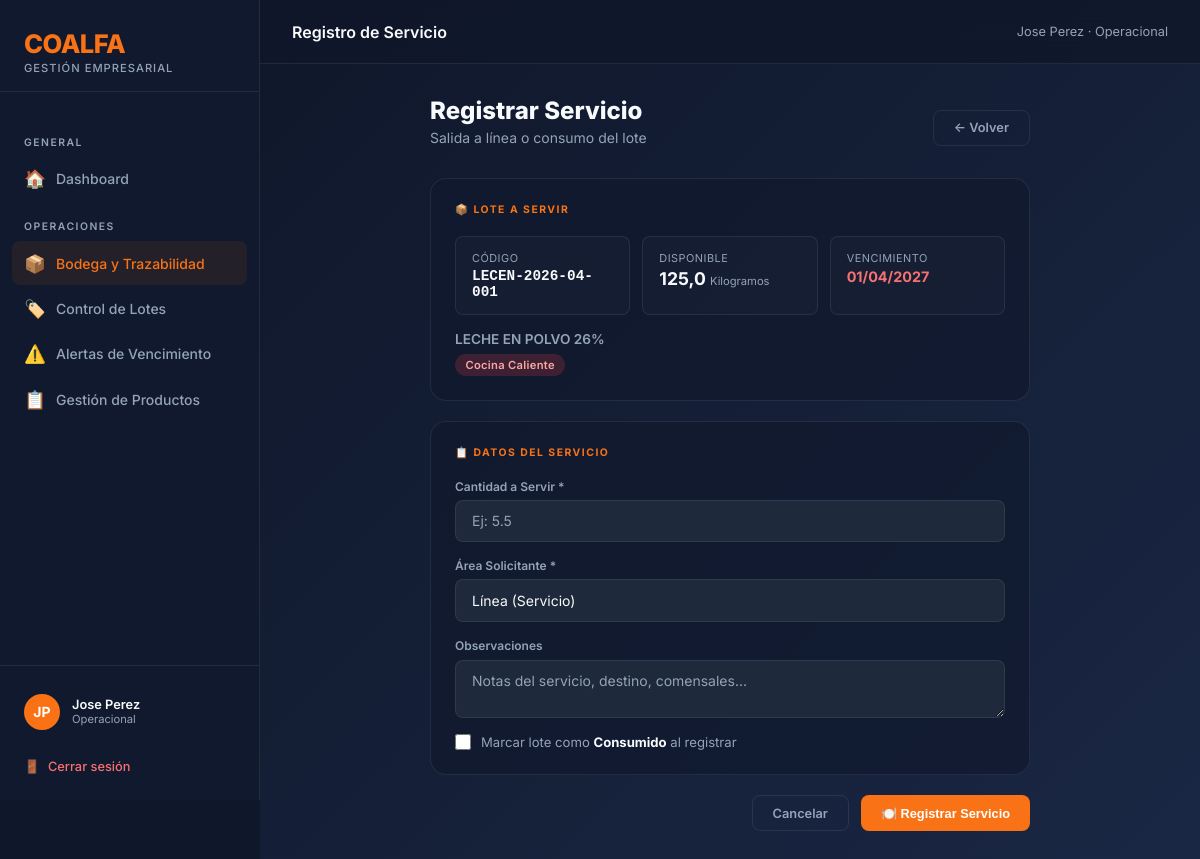
The app's page /inventario/lotes/1024/servicio/ (signed in) with its own data.
### coalfa/models.py (models this page shows, shortened)
class Usuario(AbstractBaseUser, PermissionsMixin):
    ROL_CHOICES = [
        ("ADMIN", "Administrador"),
        ("RRHH", "Recursos Humanos"),
        ("OPERACIONAL", "Operacional"),
        ("GERENTE", "Gerente"),
    ]
    rut = models.CharField(max_length=12, unique=True, verbose_name="RUT", validators=[rut_validator])
    nombre = models.CharField(max_length=60, verbose_name="Nombre")
    apellido = models.CharField(max_length=60, verbose_name="Apellido")
    rol = models.CharField(max_length=15, choices=ROL_CHOICES, default="RRHH", verbose_name="Rol")
    is_active = models.BooleanField(default=True, verbose_name="Activo")
    is_staff = models.BooleanField(default=False, verbose_name="Es staff")
    solicitud_pendiente = models.BooleanField(default=False, verbose_name="Solicitud pendiente de aprobación")
    date_joined = models.DateTimeField(default=timezone.now, verbose_name="Fecha de registro")
    USERNAME_FIELD = "rut"
    REQUIRED_FIELDS = ["nombre", "apellido"]
    objects = UsuarioManager()
    def get_full_name(self):
        return f"{self.nombre} {self.apellido}"
    class Meta:
        verbose_name = "Usuario"
        verbose_name_plural = "Usuarios"

### inventario/models.py (models this page shows, shortened)
class Lote(models.Model):
    UBICACION_CHOICES = [
        ("BODEGA", "Bodega"),
        ("COCINA_FRIA", "Cocina Fría"),
        ("COCINA_CALIENTE", "Cocina Caliente"),
        ("REPOSTERIA", "Repostería"),
        ("PANADERIA", "Panadería"),
        ("COLACION", "Colación"),
        ("LINEA", "Línea (Servicio)"),
        ("OTRO", "Otro"),
    ]
    ESTADO_CHOICES = [
        ("ACTIVO", "Activo"),
        ("CONSUMIDO", "Consumido"),
        ("VENCIDO", "Vencido"),
        ("DESCARTADO", "Descartado"),
    ]
    PROCESO_CHOICES = [
        ("RECEPCION", "Recepción de Bodega"),
        ("MARINADO", "Marinado"),
        ("PORCIONADO", "Porcionado"),
        ("COCCION", "Cocción"),
        ("PREPARACION", "Preparación / Mezcla"),
        ("HORNEADO", "Horneado"),
        ("ENFRIADO", "Enfriado"),
        ("OTRO", "Otro"),
    ]
    producto = models.ForeignKey(Producto, on_delete=models.PROTECT, related_name="lotes")
    proveedor = models.ForeignKey(
        Proveedor, on_delete=models.SET_NULL, null=True, blank=True, related_name="lotes"
    )
    numero_lote = models.CharField(max_length=60, unique=True, blank=True)
    numero_lote_proveedor = models.CharField(
        max_length=80, blank=True, verbose_name="Lote del Proveedor"
    )
    numero_guia = models.CharField(
        max_length=80, blank=True, verbose_name="Nº Guía / Factura"
    )
    cantidad = models.FloatField()
    precio_unitario = models.FloatField(default=0, help_text="Costo por unidad de medida")
    fecha_recepcion = models.DateField()
    fecha_vencimiento = models.DateField()
    temperatura_recepcion = models.FloatField(
        null=True, blank=True, verbose_name="Temperatura recepción (°C)"
    )
    proceso = models.CharField(
        max_length=20,
        choices=PROCESO_CHOICES,
        default="RECEPCION",
        verbose_name="Proceso de origen",
    )
    lotes_padres = models.ManyToManyField(
        "self",
        symmetrical=False,
        blank=True,
        related_name="lotes_hijos",
        verbose_name="Lotes de origen (insumos)",
    )
    ubicacion_actual = models.CharField(
        max_length=30, choices=UBICACION_CHOICES, default="BODEGA"
    )
    ubicacion_detalle = models.CharField(
        max_length=100, blank=True, help_text="Ej: Pasillo 2, Estante B"
    )
    estado = models.CharField(
        max_length=12, choices=ESTADO_CHOICES, default="ACTIVO", db_index=True
    )
    responsable_registro = models.CharField(
        max_length=100, blank=True, verbose_name="Responsable de registro"
    )
    observaciones = models.TextField(blank=True)
    fecha_registro = models.DateTimeField(auto_now_add=True)
    class Meta:
        verbose_name = "Lote"
        verbose_name_plural = "Lotes"
        ordering = ["fecha_vencimiento"]

class Producto(models.Model):
    UNIDAD_CHOICES = [
        ("KG", "Kilogramos"),
        ("G", "Gramos"),
        ("L", "Litros"),
        ("ML", "Mililitros"),
        ("UN", "Unidades"),
        ("CAJA", "Cajas"),
    ]
    CATEGORIA_CHOICES = [
        ("ABARROTES", "Abarrotes"),
        ("CARNES", "Carnes y Aves"),
        ("PESCADOS", "Pescados y Mariscos"),
        ("LACTEOS", "Lácteos y Huevos"),
        ("FRUTAS", "Frutas y Verduras"),
        ("CONGELADOS", "Congelados"),
        ("BEBIDAS", "Bebidas"),
        ("LIMPIEZA", "Aseo y Limpieza"),
        ("VESTUARIO", "Vestuario / Ropa"),
        ("EPP", "Elementos de Protección Personal"),
        ("OTRO", "Otros"),
    ]
    nombre = models.CharField(max_length=150)
    talla = models.CharField(max_length=50, blank=True)
    descripcion = models.TextField(blank=True)
    categoria = models.CharField(max_length=20, choices=CATEGORIA_CHOICES, default="OTRO")
    unidad_medida = models.CharField(max_length=5, choices=UNIDAD_CHOICES, default="KG")
    stock_minimo = models.FloatField(default=0, help_text="Alerta cuando el stock total baje de este valor")
    temperatura_min = models.FloatField(null=True, blank=True, help_text="°C (opcional)")
    temperatura_max = models.FloatField(null=True, blank=True, help_text="°C (opcional)")
    class Meta:
        verbose_name = "Producto"
        verbose_name_plural = "Productos"
        ordering = ["nombre"]
        unique_together = ["nombre", "talla"]

### inventario/views.py (the view, shortened to what this page needs)
# urls.py: path("lotes/<int:pk>/servicio/", views.registrar_servicio, name="inventario_registrar_servicio"),
@operacional_required
def registrar_servicio(request, pk):
    lote = get_object_or_404(Lote, pk=pk)
    return render(request, "inventario/servicio_lote.html", {
        "lote": lote,
        "ubicaciones": Lote.UBICACION_CHOICES,
    })

### coalfa/context_processors.py (called while the page is built)
def solicitudes_pendientes(request):
    if request.user.is_authenticated and getattr(request.user, 'rol', None) == 'ADMIN':
        count = Usuario.objects.filter(solicitud_pendiente=True).count()
        return {'solicitudes_count': count}
    return {}

### inventario/templates/inventario/servicio_lote.html (shortened to what this page needs)
{% extends 'base.html' %}
{% block topbar_title %}Registro de Servicio{% endblock %}
{% block nav_inventario %}active{% endblock %}
{% block content %}
<div style="max-width:600px;margin:0 auto;">
    <div style="display:flex;justify-content:space-between;align-items:flex-end;margin-bottom:2rem;flex-wrap:wrap;gap:1rem;">
        <div>
            <div class="page-title">Registrar Servicio</div>
            <p class="page-subtitle" style="margin-bottom:0;">Salida a línea o consumo del lote</p>
        </div>
        <a href="{% url 'inventario_detalle_lote' lote.pk %}" class="btn btn-ghost">← Volver</a>
    </div>
    <div class="form-section" style="margin-bottom:1.25rem;">
        <div class="form-section-label">📦 Lote a Servir</div>
        <div style="display:grid;grid-template-columns:repeat(3,1fr);gap:0.75rem;margin-bottom:1rem;">
            <div class="lote-stat">
                <div class="lote-stat-label">Código</div>
                <div class="lote-stat-value" style="font-family:monospace;font-size:0.9rem;">{{ lote.numero_lote }}</div>
            </div>
            <div class="lote-stat">
                <div class="lote-stat-label">Disponible</div>
                <div class="lote-stat-value">{{ lote.cantidad }} <span style="font-size:0.7rem;font-weight:400;color:var(--text-muted);">{{ lote.producto.get_unidad_medida_display }}</span></div>
            </div>
            <div class="lote-stat">
                <div class="lote-stat-label">Vencimiento</div>
                <div class="lote-stat-value" style="font-size:0.9rem;color:#f87171;">{{ lote.fecha_vencimiento|date:"d/m/Y" }}</div>
            </div>
        </div>
        <div style="font-size:0.85rem;font-weight:600;color:var(--text-muted);">{{ lote.producto.nombre }}</div>
        <div style="margin-top:0.35rem;"><span class="badge badge-{{ lote.ubicacion_actual|lower }}">{{ lote.get_ubicacion_actual_display }}</span></div>
    </div>
    <form method="post" id="form_servicio">
        <div class="form-section">
            <div class="form-section-label">📋 Datos del Servicio</div>
            <div class="field-wrap">
                <label class="field-label">Cantidad a Servir *</label>
                <input type="number" name="cantidad_servida" step="0.01" min="0.01"
                       max="{{ lote.cantidad }}" class="form-control"
                       placeholder="Ej: 5.5" required id="id_cant_serv">
            </div>
            <div class="field-wrap">
                <label class="field-label">Área Solicitante *</label>
                <select name="area" class="form-control" required id="id_area_serv">
                    {% for key, label in ubicaciones %}
                    <option value="{{ key }}" {% if key == 'LINEA' %}selected{% endif %}>{{ label }}</option>
                    {% endfor %}
                </select>
            </div>
            <div class="field-wrap">
                <label class="field-label">Observaciones</label>
                <textarea name="observaciones" class="form-control" rows="2" id="id_obs_serv"
                          placeholder="Notas del servicio, destino, comensales..."></textarea>
            </div>
            <label style="display:flex;align-items:center;gap:0.625rem;cursor:pointer;margin-top:0.25rem;">
                <input type="checkbox" name="marcar_consumido" value="1" id="id_consumido"
                       style="accent-color:var(--accent);width:16px;height:16px;">
                <span style="font-size:0.82rem;color:var(--text-muted);">Marcar lote como <strong style="color:var(--text);">Consumido</strong> al registrar</span>
            </label>
        </div>
        <div style="display:flex;justify-content:flex-end;gap:0.75rem;">
            <a href="{% url 'inventario_detalle_lote' lote.pk %}" class="btn btn-ghost">Cancelar</a>
            <button type="submit" class="btn btn-primary" id="btn_serv">🍽️ Registrar Servicio</button>
        </div>
    </form>
</div>
{% endblock %}

### templates/base.html (shortened to what this page needs)
<!DOCTYPE html>
<html lang="es">
<head>
    <link rel="stylesheet" href="https://unpkg.com/nprogress@0.2.0/nprogress.css" />
</head>
<body>
    <div class="sidebar">
        <div class="sidebar-brand">
            <div class="logo-text">COALFA</div>
            <div class="logo-sub">Gestión Empresarial</div>
        </div>
        <nav class="sidebar-nav">
            <div class="nav-section-label">General</div>
            <a href="{% url 'dashboard' %}" class="nav-item {% block nav_home %}{% endblock %}">
                <span class="icon">🏠</span> Dashboard
            </a>
            {% if user.rol == 'OPERACIONAL' or user.rol == 'ADMIN' %}
            <div class="nav-section-label">Operaciones</div>
            <a href="{% url 'inventario_dashboard' %}" class="nav-item {% block nav_inventario %}{% endblock %}">
                <span class="icon">📦</span> Bodega y Trazabilidad
            </a>
            <a href="{% url 'inventario_lista_lotes' %}" class="nav-item {% block nav_lotes %}{% endblock %}">
                <span class="icon">🏷️</span> Control de Lotes
            </a>
            <a href="{% url 'inventario_alertas' %}" class="nav-item {% block nav_alertas %}{% endblock %}">
                <span class="icon">⚠️</span> Alertas de Vencimiento
            </a>
            <a href="{% url 'inventario_lista_productos' %}" class="nav-item {% block nav_productos %}{% endblock %}">
                <span class="icon">📋</span> Gestión de Productos
            </a>
            {% endif %}
        </nav>
        <div class="sidebar-footer">
            <div class="user-info">
                <div class="user-avatar">{{ user.nombre|first }}{{ user.apellido|first }}</div>
                <div>
                    <div class="user-name">{{ user.get_full_name }}</div>
                    <div class="user-role">{{ user.get_rol_display }}</div>
                </div>
            </div>
            <a href="{% url 'logout' %}" class="btn-logout">
                <span>🚪</span> Cerrar sesión
            </a>
        </div>
    </div>
    <div class="main-wrapper">
        <div class="topbar">
            <div class="topbar-title">{% block topbar_title %}Dashboard{% endblock %}</div>
            <div class="topbar-breadcrumb">{{ user.get_full_name }} · {{ user.get_rol_display }}</div>
        </div>
        <div class="page-content">
            {% block content %}{% endblock %}
        </div>
    </div>
</body>
</html>

### records on screen
Usuario: nombre|first "J", apellido|first "P", get_full_name "Jose Perez", rol "Operacional"
Lote: numero_lote "LECEN-2026-04-001", cantidad "125,0", producto.unidad_medida "Kilogramos", fecha_vencimiento "01/04/2027", producto.nombre "LECHE EN POLVO 26%", ubicacion_actual "Cocina Caliente"

### other values on screen
form field area "Línea (Servicio)"
